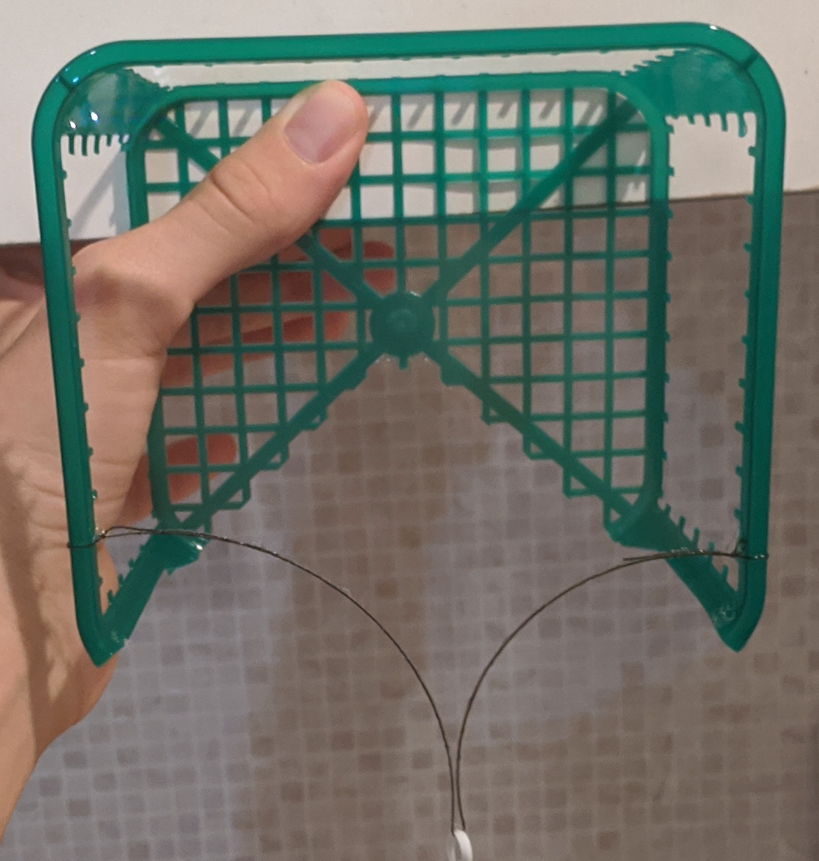
#> input picture cropped photos/01_mw552.9_ms2.48_mp0.525.png, 819 x 861 px, shrunk from 1301 x 1367 before the run
$ python -i line_detection_research.py   (imports and definitions only)
#> lines starting #> are read from the running program, lines starting #| are printed output that depends on the picture
#> further down, picture is the input picture: shape (861, 819, 3); mean B, G, R 103.9, 113.2, 112.2
### Read Me (an apology)
"""
this file is a reaserch file, it documents all the different line detection algorithems I played around with,
although the different versions of line detection are based one on the other, it suffers from heavy code duplication,
in this file I excercise the unholy tredition of copy-pasting code over and over again, because of the experimental and documnting nature of this document.
I commit such a hanies crime here, because I attain a strict rule in this document:
after a function in this file has been analised and documented in the workflow html file, it CAN NOT be aultered.
this rule is perpendicular to the accepted way of designing program code, (in wich the code of a program should and will change many times).
so, because of the experamential nature of this work and of the way I document my work (I document it for me, so I will remember what I had done)
I have no choice but to copy past code from one version to the next.
"""

# import matplotlib
# matplotlib.use('Agg')
import matplotlib.pyplot as plt
import numpy as np
from scipy.ndimage import gaussian_filter,rotate
from scipy.signal import convolve2d
import os
from tqdm import tqdm as pbar
from tqdm.contrib import itertools as pbar_itertools
from typing import List,Tuple
import addcopyfighandler
# import itertools
Point = Tuple[float,float]

def score_pixel(color, line_detector_score, position, image_size):
    y_rel = position[1]/image_size[1]
    x_rel_centered = position[0]/image_size[0] - 0.5
    if y_rel <= 0.5:
        return 0
    pos_score = np.exp(-x_rel_centered**2)
    brightness = (color[0] + color[1] + color[2])/3 # between 0 and 1
    red_shift = 0.05
    std_of_hue_diff = 0.06
    hue_score = np.exp(-(
                         (color[0]-(brightness+red_shift*2/3))**2+
                         (color[1]-(brightness-red_shift/3))**2+
                         (color[2]-(brightness-red_shift/3))**2
                        )/(2*std_of_hue_diff**2))
    brightness_score = 1-brightness
    return pos_score*(hue_score**2)*brightness_score*line_detector_score

# [375 lines left out: functions line_detector_v1, line_detector_v2, line_detector_v3, line_detector_v3p1, line_detector_v3p2, line_detector_v3p3 and 5 more, not called in this run]

def line_detector_v3p7(rgb_arr,line_width):
    # line fit kernel
#> called with line_width = 5
    if line_width != 1:
        void_width = line_width * 2
        lfk = np.zeros(void_width)
        if line_width % 2 == 0:
            lfk[void_width // 2 - line_width // 2:void_width // 2 + line_width // 2] = -1
        else:
            lfk[void_width // 2 - line_width // 2:void_width // 2 + line_width // 2] = -1
            lfk[line_width // 2] = -0.5
            lfk[-line_width // 2] = -0.5
    else:
        lfk = [0, -1, 0]

    x_ker = np.repeat(lfk,len(lfk)).reshape((len(lfk),len(lfk)))
    diag1_ker = rotate(x_ker,-45,reshape=True,order=1)
    diag2_ker = None # will be defined as the mirror of diag1_ker when diag1_ker will be finished
    y_ker = np.swapaxes(x_ker,0,1)

    # normalise diag1_kernel
    rot_mask = rotate(x_ker*0+1,-45,reshape=True,order=1)
    diag1_ker -= np.sum(diag1_ker)/np.sum(rot_mask)
    diag1_ker *= rot_mask

    x_ker -= np.mean(x_ker)
    y_ker -= np.mean(y_ker)
    diag2_ker = np.flip(diag1_ker,0)

    fit_value = np.zeros((*rgb_arr.shape[:2],3))
    for i in range(3):
        fit_value[:,:,i] = np.maximum.reduce([
            convolve2d(rgb_arr[:, :, i], x_ker, mode="same", boundary="symm"),
            convolve2d(rgb_arr[:, :, i], diag1_ker, mode="same", boundary="symm"),
            convolve2d(rgb_arr[:, :, i], diag2_ker, mode="same", boundary="symm"),
            convolve2d(rgb_arr[:, :, i], y_ker, mode="same", boundary="symm")
        ])
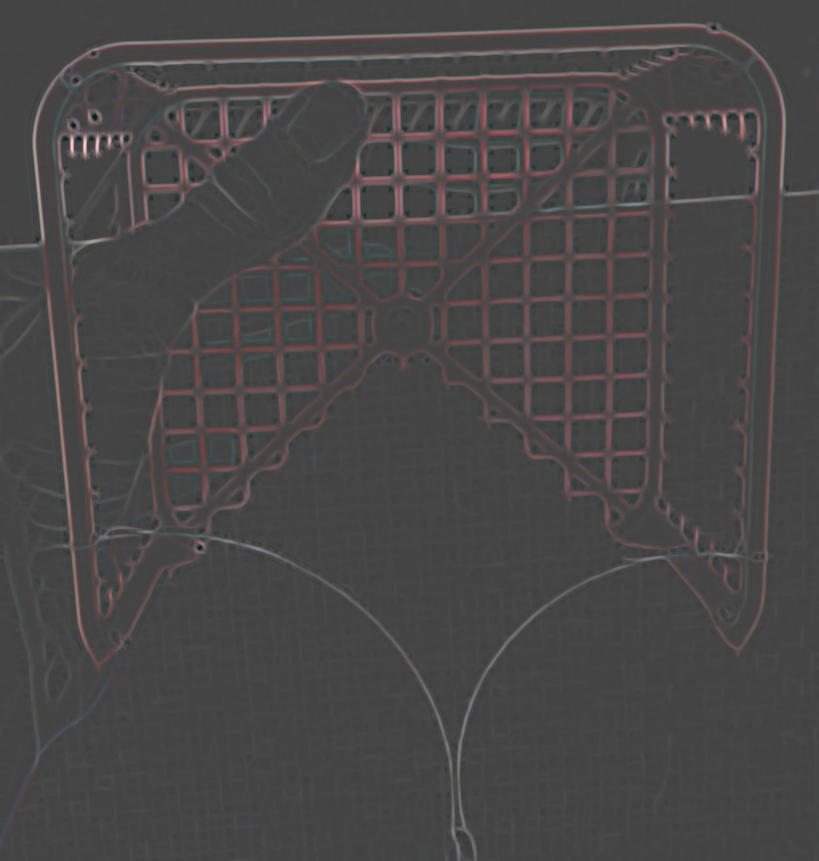
#> fit_value: shape (861, 819, 3) float64; mean B, G, R 57.7, 55.2, 87; drawn with min black and max white
    fit_value_magnitude = np.sum(fit_value,-1)
    fit_value_std = np.std(fit_value, -1)
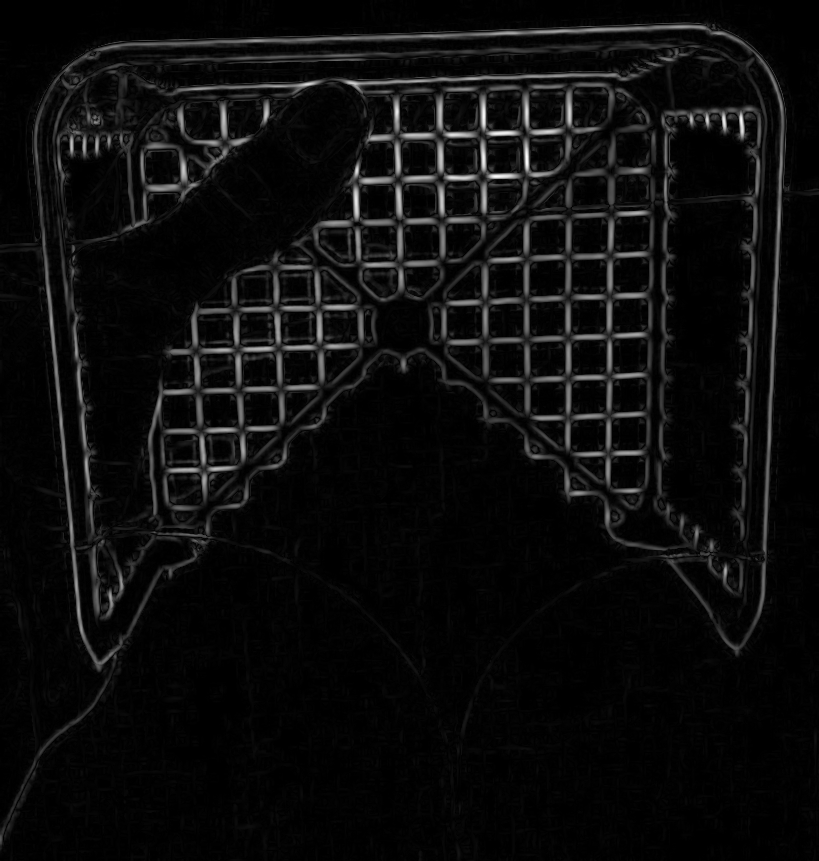
#> fit_value_std: shape (861, 819) float64; min 0, max 511.9, mean 25.9; drawn with min black and max white
    return fit_value_magnitude,fit_value_std

def score_image(rgb_arr,line_width=5):
    line_detector_score = line_detector_v3p7(rgb_arr,line_width)[0]
    score_arr = np.full(rgb_arr.shape[:2],np.nan)
    for i,(y,x) in enumerate(pbar_itertools.product(range(rgb_arr.shape[0]),range(rgb_arr.shape[1]))):
        score_arr[y,x] = score_pixel(rgb_arr[y,x],line_detector_score[y,x], (x,y), rgb_arr.shape)
    return score_arr

# [14 lines left out: functions score_pixel_v3p2, inflate_bool_arr, not called in this run]


# [20 lines not run here, left out]

    # [59 lines of commented-out code are left out]

>>> import cv2
>>> picture = cv2.imread('../cropped photos/01_mw552.9_ms2.48_mp0.525.png')
>>> result = score_image(picture)
